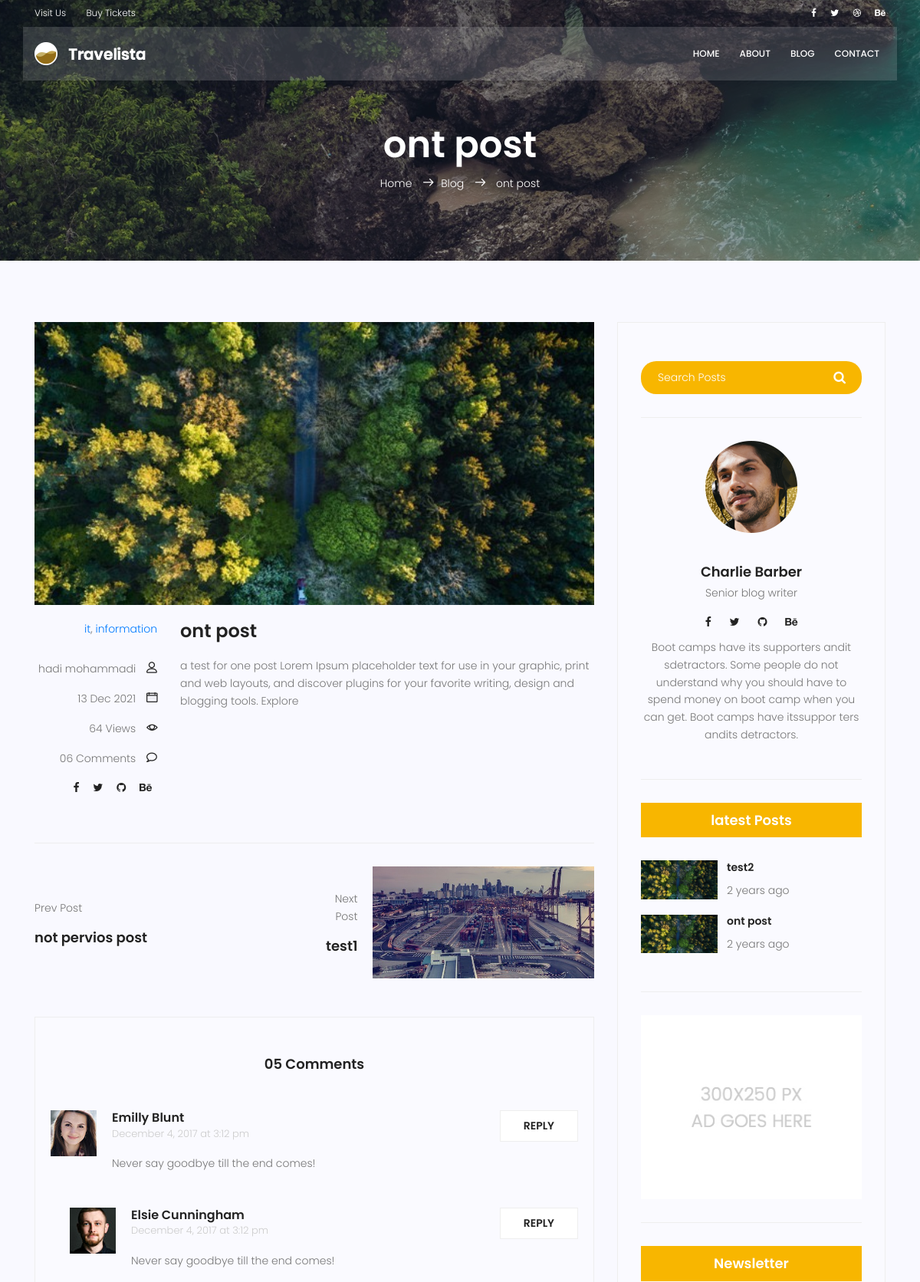
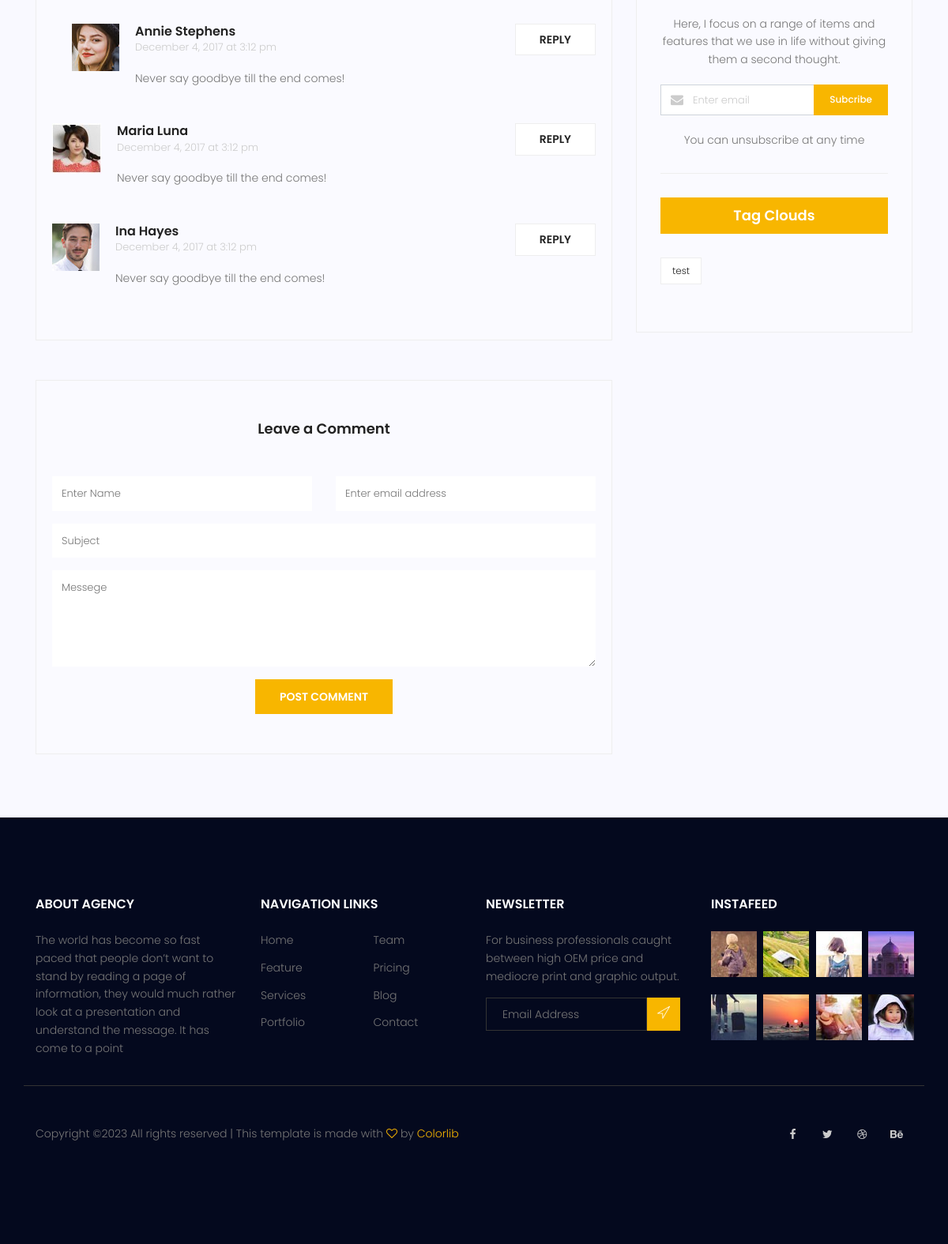
Page /blog/2 on the committed database (2 pictures, top to bottom).
### blog/models.py (models this page shows, shortened)
class Post(models.Model):
    image = models.ImageField(upload_to='blog/',default='blog/defult.jpg')
    author = models.ForeignKey(User,on_delete=models.SET_NULL,null=True)
    title = models.CharField(max_length=255)
    content = models.TextField()
    tags = TaggableManager()
    category = models.ManyToManyField(Category)
    counted_views = models.IntegerField(default=0)
    status = models.BooleanField(default=False)
    published_date = models.DateTimeField(null=True)
    created_date = models.DateTimeField(auto_now_add=True)
    updated_date = models.DateTimeField(auto_now=True)
    class Meta:
        ordering=['created_date']

class Category(models.Model):
    name=models.CharField(max_length=255)

### blog/views.py (the view)
# urls.py: path('<int:pid>',blog_single, name='single'),
def blog_single(request,pid):
    post=get_object_or_404(Post,pk=pid,published_date__lte=timezone.now(),status=1)
    post.counted_views=post.counted_views+1
    post.save()
    posts=Post.objects.filter(published_date__lte=timezone.now(),status=1)
    post_next=posts.filter(id__gt=post.id).order_by('id').first()
    post_prev= posts.filter(id__lt=post.id).order_by('-id').first()
    contex={'post':post, 'post_next':post_next,'post_prev':post_prev}
    return render(request,'blog/blog-single.html',contex)

### blog/templatetags/blog_tags.py (called while the page is built)
@register.inclusion_tag('blog/blog-latest-posts.html')
def latestposts(arg=2):
    posts = Post.objects.filter(status=1).order_by('published_date')[:arg]
    return {'posts':posts}

### templates/blog/blog-single.html (shortened to what this page needs)
{%extends 'base.html'%}
{%load static %}
{%load blog_tags %}
{%block content %}
<section class="relative about-banner">
	<div class="overlay overlay-bg"></div>
	<div class="container">
		<div class="row d-flex align-items-center justify-content-center">
			<div class="about-content col-lg-12">
				<h1 class="text-white">
					{{post.title}}
				</h1>
				<p class="text-white link-nav"><a href="{%url 'website:index'%}">Home </a>  <span class="lnr lnr-arrow-right"></span><a href="{%url 'blog:index'%}">Blog </a> <span class="lnr lnr-arrow-right"></span> {{post.title}}	</p>
			</div>
		</div>
	</div>
</section>
<section class="post-content-area single-post-area">
	<div class="container">
		<div class="row">
			<div class="col-lg-8 posts-list">
				<div class="single-post row">
					<div class="col-lg-12">
						<div class="feature-img">
							<img class="img-fluid" src="{{ post.image.url }}" alt="">
						</div>
					</div>
					<div class="col-lg-3  col-md-3 meta-details">
						<ul class="tags">
							{%for cat in post.category.all %}
							<a href="{%url 'blog:category' cat_name=cat.name%}">{{cat.name}}</a>{% if not forloop.last %},{%endif%}
							{%endfor%}
						</ul>
						<div class="user-details row">
							<p class="user-name col-lg-12 col-md-12 col-6"><a href="#">{{post.author.get_full_name}}</a> <span class="lnr lnr-user"></span></p>
							<p class="date col-lg-12 col-md-12 col-6"><a href="#">{{post.published_date|date:"d M Y"}}</a> <span class="lnr lnr-calendar-full"></span></p>
							<p class="view col-lg-12 col-md-12 col-6"><a href="#">{{post.counted_views}} Views</a> <span class="lnr lnr-eye"></span></p>
							<p class="comments col-lg-12 col-md-12 col-6"><a href="#">06 Comments</a> <span class="lnr lnr-bubble"></span></p>
							<ul class="social-links col-lg-12 col-md-12 col-6">
								<li><a href="#"><i class="fa fa-facebook"></i></a></li>
								<li><a href="#"><i class="fa fa-twitter"></i></a></li>
								<li><a href="#"><i class="fa fa-github"></i></a></li>
								<li><a href="#"><i class="fa fa-behance"></i></a></li>
							</ul>
						</div>
					</div>
					<div class="col-lg-9 col-md-9">
						<h3 class="mt-20 mb-20">{{post.title}}</h3>
						<p class="excert">
							{{post.content}}
						</p>
					</div>
				</div>
				<div class="navigation-area">
					<div class="row">
						{%if post_prev%}
						<div class="col-lg-6 col-md-6 col-12 nav-left flex-row d-flex justify-content-start align-items-center">
							<div class="thumb">
								<a href="{% url 'blog:single' pid=post_prev.id %}"><img class="img-fluid" src="{{ post_prev.image.url }}" alt=""></a>
							</div>
							<div class="arrow">
								<a href="#"><span class="lnr text-white lnr-arrow-left"></span></a>
							</div>
							<div class="detials">
								<p>Prev Post</p>
								<a href="{% url 'blog:single' pid=post_prev.id %}"><h4>{{post_prev.title}}</h4></a>
							</div>
						</div>
						{%else%}
						<div class="col-lg-6 col-md-6 col-12 nav-left flex-row d-flex justify-content-start align-items-center">
							<div class="detials">
								<p>Prev Post</p>
								<h4>not pervios post</h4>
							</div>
						</div>
						{%endif%}
						{%if post_next%}
						<div class="col-lg-6 col-md-6 col-12 nav-right flex-row d-flex justify-content-end align-items-center">
							<div class="detials">
								<p>Next Post</p>
								<a href="{% url 'blog:single' pid=post_next.id %}"><h4>{{post_next.title}}</h4></a>
							</div>
							<div class="arrow">
								<a href="#"></a>
							</div>
							<div class="thumb">
								<a href="{% url 'blog:single' pid=post_next.id %}"><img class="img-fluid" src="{{ post_next.image.url }}" alt=""></a>
							</div>
						</div>
						{%endif%}
					</div>
				</div>
				<div class="comments-area">
					<h4>05 Comments</h4>
					<div class="comment-list">
						<div class="single-comment justify-content-between d-flex">
							<div class="user justify-content-between d-flex">
								<div class="thumb">
									<img src="{%static 'img/blog/c1.jpg' %}" alt="">
								</div>
								<div class="desc">
									<h5><a href="#">Emilly Blunt</a></h5>
									<p class="date">December 4, 2017 at 3:12 pm </p>
									<p class="comment">
										Never say goodbye till the end comes!
									</p>
								</div>
							</div>
							<div class="reply-btn">
								   <a href="" class="btn-reply text-uppercase">reply</a>
							</div>
						</div>
					</div>
					<div class="comment-list left-padding">
						<div class="single-comment justify-content-between d-flex">
							<div class="user justify-content-between d-flex">
								<div class="thumb">
									<img src="{%static 'img/blog/c2.jpg' %}" alt="">
								</div>
								<div class="desc">
									<h5><a href="#">Elsie Cunningham</a></h5>
									<p class="date">December 4, 2017 at 3:12 pm </p>
									<p class="comment">
										Never say goodbye till the end comes!
									</p>
								</div>
							</div>
							<div class="reply-btn">
								   <a href="" class="btn-reply text-uppercase">reply</a>
							</div>
						</div>
					</div>
					<div class="comment-list left-padding">
						<div class="single-comment justify-content-between d-flex">
							<div class="user justify-content-between d-flex">
								<div class="thumb">
									<img src="{%static 'img/blog/c3.jpg' %}" alt="">
								</div>
								<div class="desc">
									<h5><a href="#">Annie Stephens</a></h5>
									<p class="date">December 4, 2017 at 3:12 pm </p>
									<p class="comment">
										Never say goodbye till the end comes!
									</p>
								</div>
							</div>
							<div class="reply-btn">
								   <a href="" class="btn-reply text-uppercase">reply</a>
							</div>
						</div>
					</div>
					<div class="comment-list">
						<div class="single-comment justify-content-between d-flex">
							<div class="user justify-content-between d-flex">
								<div class="thumb">
									<img src="{%static 'img/blog/c4.jpg' %}" alt="">
								</div>
								<div class="desc">
									<h5><a href="#">Maria Luna</a></h5>
									<p class="date">December 4, 2017 at 3:12 pm </p>
									<p class="comment">
										Never say goodbye till the end comes!
									</p>
								</div>
							</div>
							<div class="reply-btn">
								   <a href="" class="btn-reply text-uppercase">reply</a>
							</div>
						</div>
					</div>
					<div class="comment-list">
						<div class="single-comment justify-content-between d-flex">
							<div class="user justify-content-between d-flex">
								<div class="thumb">
									<img src="{%static 'img/blog/c5.jpg' %}" alt="">
								</div>
								<div class="desc">
									<h5><a href="#">Ina Hayes</a></h5>
									<p class="date">December 4, 2017 at 3:12 pm </p>
									<p class="comment">
										Never say goodbye till the end comes!
									</p>
								</div>
							</div>
							<div class="reply-btn">
								   <a href="" class="btn-reply text-uppercase">reply</a>
							</div>
						</div>
					</div>
				</div>
				<div class="comment-form">
					<h4>Leave a Comment</h4>
					<form>
						<div class="form-group form-inline">
						  <div class="form-group col-lg-6 col-md-12 name">
							<input type="text" class="form-control" id="name" placeholder="Enter Name" onfocus="this.placeholder = ''" onblur="this.placeholder = 'Enter Name'">
						  </div>
						  <div class="form-group col-lg-6 col-md-12 email">
							<input type="email" class="form-control" id="email" placeholder="Enter email address" onfocus="this.placeholder = ''" onblur="this.placeholder = 'Enter email address'">
						  </div>
						</div>
						<div class="form-group">
							<input type="text" class="form-control" id="subject" placeholder="Subject" onfocus="this.placeholder = ''" onblur="this.placeholder = 'Subject'">
						</div>
						<div class="form-group">
							<textarea class="form-control mb-10" rows="5" name="message" placeholder="Messege" onfocus="this.placeholder = ''" onblur="this.placeholder = 'Messege'" required=""></textarea>
						</div>
						<a href="#" class="primary-btn text-uppercase">Post Comment</a>
					</form>
				</div>
			</div>
			<div class="col-lg-4 sidebar-widgets">
				<div class="widget-wrap">
					{%include 'blog/blog-search.html' %}
					{%include 'blog/blog-writer.html' %}
					{% latestposts %}
					{%include 'blog/blog-ads.html'%}
					{%include 'blog/blog-newletter.html'%}
					{%include 'blog/blog-tags.html'%}
				</div>
			</div>
		</div>
	</div>
</section>
{%endblock%}

### templates/blog/blog-latest-posts.html (shortened to what this page needs)
{%load static%}
{%load humanize%}
<div class="single-sidebar-widget popular-post-widget">
    <h4 class="popular-title">latest Posts</h4>
    <div class="popular-post-list">
        {%for post in posts%}
        <div class="single-post-list d-flex flex-row align-items-center">
            <div class="thumb">
                <img class="img-fluid" src="{{ post.image.url }}" alt="">
            </div>
            <div class="details">
                <a href="{%url 'blog:single'pid=post.id}"><h6>{{post.title}}</h6></a>
                <p>{{post.published_date|naturaltime}}</p>
            </div>
        </div>
    </div>
</div>

### templates/blog/blog-tags.html
{%load static%}
<div class="single-sidebar-widget tag-cloud-widget">
    <h4 class="tagcloud-title">Tag Clouds</h4>
    <ul>
        {% for tag in post.tags.all %}
        <li><a href="{%url 'blog:tag' tag_name=tag.name %}">{{tag.name}}</a></li>
        {%endfor%}
    </ul>
</div>

### rows in the picture
Post: title "ont post", image (picture), author.get_full_name "hadi mohammadi", published_date "13 Dec 2021", counted_views "64", content "a test for one post Lorem Ipsum placeholder text for use in your graphic, print and web layouts, and discover plugins for your favorite writing, design and blogging tools. Explore", published_date "2 years ago"
Category: name "it"
Category: name "information"
Post: title "test1", image (picture)
Post: image (picture), title "test2", published_date "2 years ago"
Tag: name "test"
